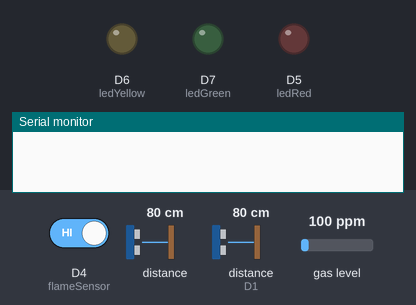
Recording of a sketch running on a simulated ESP8266 (NodeMCU). Parts: output pins drawn as LEDs (lit = HIGH), the last lines printed to the serial monitor. Wiring (inferred from the names in the program): 2 × ultrasonic range finder: trigger D2, echo D3 / trigger D0, echo D1. The test bench sets the inputs (shaded band); at power-on: D4 (flameSensor) HIGH, distance to the obstacle 80 cm, distance to the obstacle (sensor on D1) 80 cm, gas level 100 ppm. The echo pulse lasts 58.3 µs per cm; WiFi joins after 1.5 s; servers stay silent unless stated; the Firebase database answers and starts empty; pins used as bus, display or sensor lines are not drawn.

Above: at 0.0 s.
At 3.5 s:
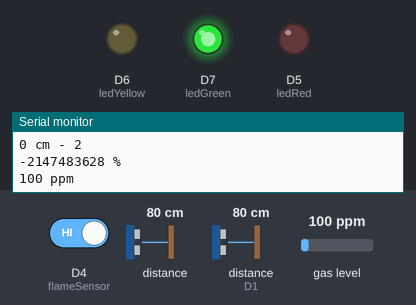
3.6 s: D4 (flameSensor) driven LOW
Timing chart, 0 to 6.6 s (numbered marks = the images above; inputs shaded):
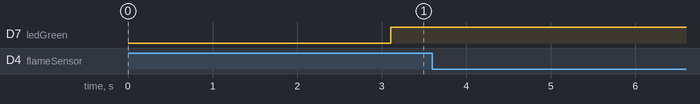

The sketch:

NodeMCU_Firebase_Modif.ino
```cpp
#include "FirebaseESP8266.h"
#include <MQ2.h>

// Define Ultrasonik
#define trigPin D0
#define echoPin D1
#define trigPin2 D2
#define echoPin2 D3
float maximumRangeOrganik = 00.00, maximumRangeAnorganik = 00.00; //kebutuhan akan maksimal range
float tempLevel = 0, tempLevel2 = 0;
int distance, distance2, capacity, capacity2, overallCapacity, toleransiCapacity = 20;
long duration, duration2; //waktu untuk kalkulasi jarak

// Define Flame Sensor
#define flameSensor D4
int Flame = HIGH;
boolean isFire = false;

// Define Gas Sensor
#define gasSensor A0
int co_gas;
MQ2 mq2(gasSensor);

// Define LED
#define ledRed D5
#define ledYellow D6
#define ledGreen D7

//Define FirebaseESP8266 data object
#define FIREBASE_HOST "apesh-app-default-rtdb.asia-southeast1.firebasedatabase.app"
#define FIREBASE_AUTH "s9wFQlcAlrHFJtA5dnYqaMyQcMLqzZ2jnSBRVFfa"
#define WIFI_SSID "FoXiFi"
#define WIFI_PASSWORD "saipul123258"
String PATH_IOT = "/trashes/TR-2305211943/data";
FirebaseData firebaseData;

void setup()
{
  Serial.begin(9600);
  pinMode(ledRed, OUTPUT);
  pinMode(ledYellow, OUTPUT);
  pinMode(ledGreen, OUTPUT);

  // Ultrasonik Init
  pinMode(trigPin, OUTPUT);
  pinMode(echoPin, INPUT);
  pinMode(trigPin2, OUTPUT);
  pinMode(echoPin2, INPUT);

  // Flame Sensor Init
  pinMode(flameSensor, INPUT);

  // Gas Sensor Init
  mq2.begin();

  // Firebase WiFi Init
  WiFi.begin(WIFI_SSID, WIFI_PASSWORD);
  Serial.print("Connecting to Wi-Fi");
  while (WiFi.status() != WL_CONNECTED)
  {
    Serial.print(".");
    delay(300);
  }
  Serial.println();
  Serial.print("Connected with IP: ");
  Serial.println(WiFi.localIP());
  Serial.println();
  Firebase.begin(FIREBASE_HOST, FIREBASE_AUTH);
  Firebase.reconnectWiFi(true);
  if (Firebase.getInt(firebaseData, PATH_IOT + "/tinggiBakOrganik")){
    maximumRangeOrganik = firebaseData.intData();
    Serial.print("maximum organik: "); Serial.println(maximumRangeOrganik);
  }
  if(Firebase.getInt(firebaseData, PATH_IOT + "/tinggiBakAnorganik")){
    maximumRangeAnorganik = firebaseData.intData();
    Serial.print("maximum anorganik: "); Serial.println(maximumRangeAnorganik);
  }
}

void readSensor() {
  // Ultrasonik 1 Loop
  digitalWrite(trigPin, LOW); delayMicroseconds(2);
  digitalWrite(trigPin, HIGH); delayMicroseconds(10);
  digitalWrite(trigPin, LOW);
  duration = pulseIn(echoPin, HIGH);
  distance = duration / 58.2;
  if(distance > maximumRangeOrganik){
      distance = maximumRangeOrganik;
    } else if (distance < 0){
      distance = 0;
    }
  tempLevel = distance / maximumRangeOrganik * 100;
  capacity = 100 - tempLevel;
  if(capacity == 0) {
    capacity = 0;
  } else if(capacity <= 80) {
    capacity = capacity + toleransiCapacity;
  }

  // Ultrasonik 2 Loop
  digitalWrite(trigPin2, LOW); delayMicroseconds(2);
  digitalWrite(trigPin2, HIGH); delayMicroseconds(10);
  digitalWrite(trigPin2, LOW);
  duration2 = pulseIn(echoPin2, HIGH);

  distance2 = duration2 / 58.2;
  if(distance2 > maximumRangeAnorganik){
      distance2 = maximumRangeAnorganik;
    }
  else if(distance2 < 0){
      distance2 = 0;
    }
  tempLevel2 = distance2 / maximumRangeAnorganik * 100;
  capacity2 = 100 - tempLevel2;
  if(capacity2 == 0) {
    capacity2 = 0;
  } else if(capacity2 <= 80) {
    capacity2 = capacity2 + toleransiCapacity;
  }

  float* values = mq2.read(true);
  co_gas = mq2.readCO();;

  Flame = digitalRead(flameSensor);
  if (isnan(duration) || isnan(duration2) || isnan(Flame)) {
    Serial.println(F("Failed to read from sensor!"));
    return;
  }

  if (Flame == LOW) {
    Firebase.setBool(firebaseData, PATH_IOT + "/fire", true);
    Serial.println("Api Terdeteksi! ");
  } else {
    Firebase.setBool(firebaseData, PATH_IOT + "/fire", false);
    Firebase.setBool(firebaseData, PATH_IOT + "/fireNotif", true);
    Firebase.setFloat(firebaseData, PATH_IOT + "/organicCapacity", capacity);
    Firebase.setFloat(firebaseData, PATH_IOT + "/anorganicCapacity", capacity2);
    Firebase.setFloat(firebaseData, PATH_IOT + "/kadarGas", co_gas);
    Serial.println("------------------------------");
    Serial.println("Set int test...");
    Serial.print(distance); Serial.println(" cm - 1");
    Serial.print(capacity); Serial.println(" %");
    Serial.print(distance2); Serial.println(" cm - 2");
    Serial.print(capacity2); Serial.println(" %");
    Serial.print(co_gas); Serial.println(" ppm");
    overallCapacity = (capacity + capacity2) / 2;
    if (overallCapacity >= 0 && overallCapacity < 50) {
      isGreenLed();
      Firebase.setBool(firebaseData, PATH_IOT + "/notif", true);
    } else if (overallCapacity > 50 && overallCapacity < 80) {
      isYellowLed();
      Firebase.setBool(firebaseData, PATH_IOT + "/notif", true);
    } else if (overallCapacity > 80) {
      isRedLed();
      Firebase.setBool(firebaseData, PATH_IOT + "/notif", false);
    }
  }
}

void isRedLed() {
  digitalWrite(ledRed, HIGH);
  digitalWrite(ledYellow, LOW);
  digitalWrite(ledGreen, LOW);
}

void isYellowLed() {
  digitalWrite(ledRed, LOW);
  digitalWrite(ledYellow, HIGH);
  digitalWrite(ledGreen, LOW);
}

void isGreenLed() {
  digitalWrite(ledRed, LOW);
  digitalWrite(ledYellow, LOW);
  digitalWrite(ledGreen, HIGH);
}

void loop() {
  readSensor();
  delay(300);
}
```
